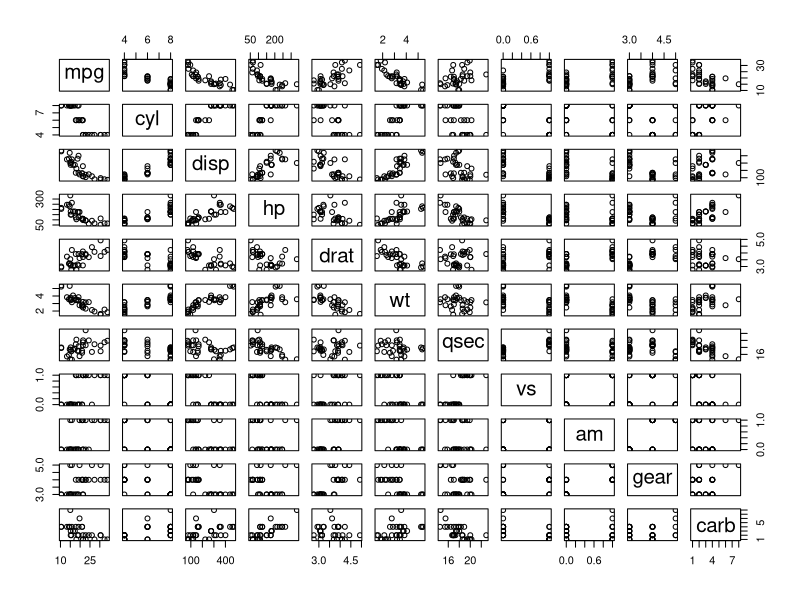
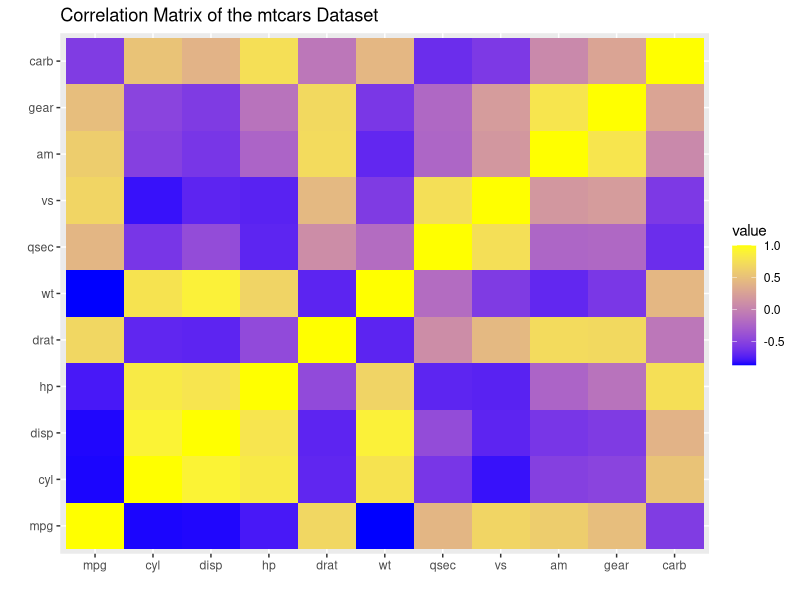
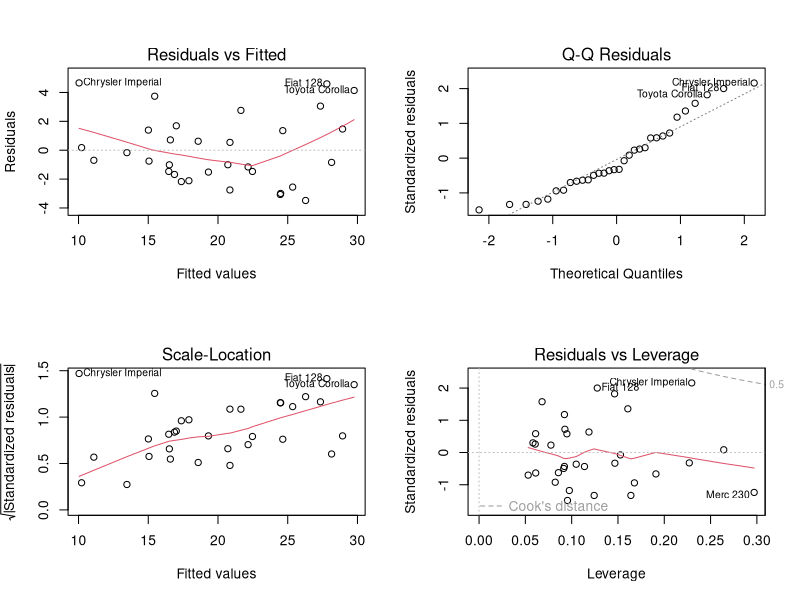

The R script that drew these images, in order:
# Load packages
suppressMessages(require("ggplot2"))
suppressMessages(require("reshape2"))
suppressMessages(require("dplyr"))
suppressMessages(require("xtable"))

# Exploratory plots
## Pairs plot
pairs(mtcars)

## Plotting correlation matrix of variables in dataset for exploration
cormatrix <- cor(mtcars)
cormatrix.m <- melt(cormatrix)
ggplot(cormatrix.m, aes(Var1, Var2, fill=value)) +
    geom_tile() +
    scale_fill_gradient(low = "blue", high = "yellow") +
    labs(title = "Correlation Matrix of the mtcars Dataset",
         x = "", y = "")

# Stepwise selection of variables using the step() function in the base stats
# package. Method used is BIC.
model.full <- lm(mpg ~ ., data = mtcars)
n <- nrow(mtcars)
model.result <- step(model.full, direction = "both", k = log(n))
summary(model.result)

# Residual plots
par(mfrow = c(2, 2))
plot(model.result)

# Additional residual diagnostics
dfbeta.t <- dfbetas(model.result)
print(xtable(dfbeta.t), comment = F, include.rownames = T)

# Given that most points fall within an acceptable range, no modifications to
# the model or points is required.
